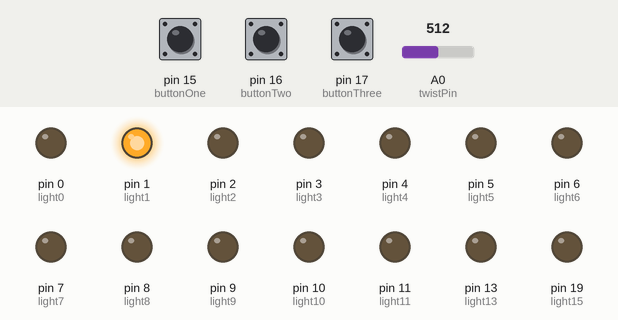
The sketch below on a simulated Arduino Uno, built with avr-gcc and run on an emulated ATmega328P. On the bench: output pins drawn as LEDs (lit = HIGH). Inputs (shaded band) come from the test bench; at power-on: A0 (twistPin) = 512, pin 16 (buttonTwo) HIGH, pin 15 (buttonOne) HIGH, pin 17 (buttonThree) HIGH.

Above: at 1.2 s.
1.3 s: A0 (twistPin) set to 347
2.8 s: A0 (twistPin) set to 325
At 3.8 s:
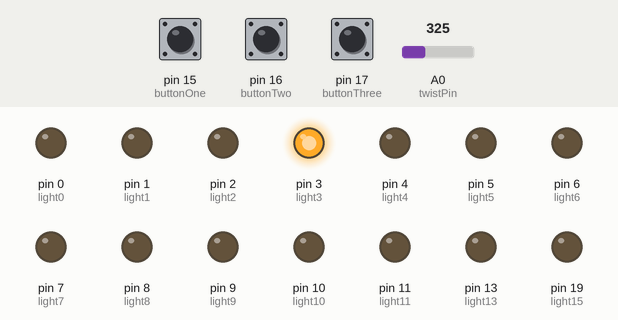
4.3 s: A0 (twistPin) set to 511
At 5.3 s:
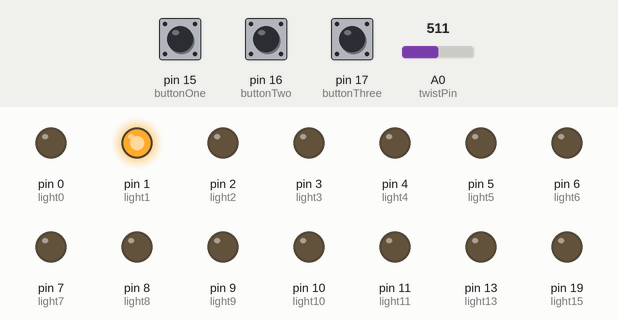
5.8 s: pin 16 (buttonTwo) pulled LOW for 0.15 s
At 7.2 s:
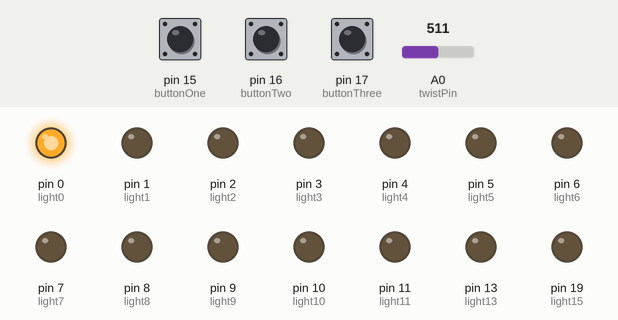
8.9 s: A0 (twistPin) set to 306
At 14.8 s:
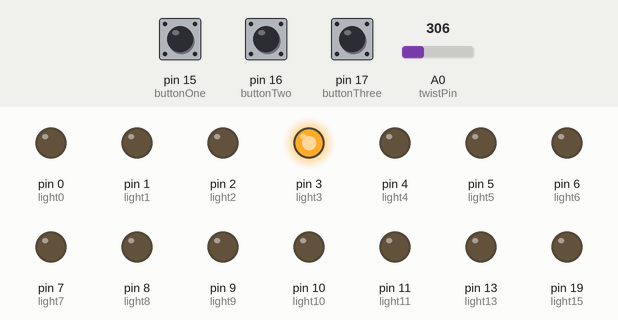
Timing chart, 0 to 15.3 s (numbered marks = the images above; inputs shaded):
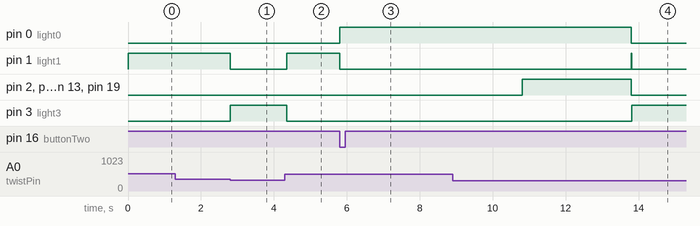

The sketch:

hastighetsspel_1.ino
```cpp
int light0 = 0; //vi ger var sin lampa i vår 4x4 grid en variabel för dess portar
int light1 = 1;
int light2 = 2;
int light3 = 3;
int light4 = 4;
int light5 = 5;
int light6 = 6;
int light7 = 7;
int light8 = 8;
int light9 = 9;
int light10 = 10;
int light11 = 11;
int light12 = 12;
int light13 = 13;
int light14 = 18;
int light15 = 19;

int twistPin = A0; //porten för rotary switchen

int buttonOne = 15; //portarna för de tre knapparna
int buttonTwo = 16;
int buttonThree = 17;

int rotValue; //variabler för väljaren
int rotStatus;
int lastStatus;

int lastInputOne; //färdiga variabler för speedgame()
int lastInputTwo;
int lastInputStart;
int gameActive = 0;
int scoreOne;
int scoreTwo;


void setup() {
  pinMode(light0, OUTPUT);
  pinMode(light1, OUTPUT);
  pinMode(light2, OUTPUT);
  pinMode(light3, OUTPUT);
  pinMode(light4, OUTPUT);
  pinMode(light5, OUTPUT);
  pinMode(light6, OUTPUT);
  pinMode(light7, OUTPUT);
  pinMode(light8, OUTPUT);
  pinMode(light9, OUTPUT);
  pinMode(light10, OUTPUT);
  pinMode(light11, OUTPUT);
  pinMode(light12, OUTPUT);
  pinMode(light13, OUTPUT);
  pinMode(light14, OUTPUT);
  pinMode(light15, OUTPUT);

  pinMode(buttonOne, INPUT_PULLUP);
  pinMode(buttonTwo, INPUT_PULLUP);
  pinMode(buttonThree, INPUT_PULLUP);

  //Serial.begin(9600); //alla Serial-kommandon är kommenterade pga vi använder portarna 0 och 1 för ljus
}

void loop() {
  rotValue = analogRead(twistPin); //variablen rotValue visar analogvärdet
  rotStatus = map(rotValue, 0, 1023, 0, 3); //och rotStatus mappar den till 4 olika värden från 0 till 3

    if(rotStatus == 0) { //vi testar för switchens 4 olika värden
      turnOff(); //programmets "Off-mode"
    }

    if(rotStatus == 1) {
      speedGame(); //det första spelet, ett enkelt snabbhetstest med 2 spelare
    }

    if(rotStatus == 2) {
      memoryGame(); //inte ännu gjort minnespel
    }

    if(rotStatus == 2) {
      reactionGame(); //inte ännu gjort reaktionspel
    }
    //Serial.println(rotStatus);
    delay(10); //en liten delay för att sakta ner serialmonitorn vid testing
  }

void turnOff() { //denna funktion släcker alla ljus förutom en, som indikerar att inget spel är aktivt
  digitalWrite(light0, LOW);
  digitalWrite(light1, LOW);
  digitalWrite(light2, LOW);
  digitalWrite(light3, HIGH);
  digitalWrite(light4, LOW);
  digitalWrite(light5, LOW);
  digitalWrite(light6, LOW);
  digitalWrite(light7, LOW);
  digitalWrite(light8, LOW);
  digitalWrite(light9, LOW);
  digitalWrite(light10, LOW);
  digitalWrite(light11, LOW);
  digitalWrite(light12, LOW);
  digitalWrite(light13, LOW);
  digitalWrite(light14, LOW);
  digitalWrite(light15, LOW);

  //Serial.print("Off.");
  delay(100);
}

void speedGame() { //det första spelet i programmet

  int inputOne = digitalRead(buttonOne); //vi ger varje knapp var sin variabel
  int inputTwo = digitalRead(buttonThree);
  int startButton = digitalRead(buttonTwo);

  //Serial.println(inputOne);
  //Serial.println(inputTwo);
  //Serial.println(startButton);

  if(lastInputStart != startButton) { //if-satsen inverterar gameActive-variabeln från 0 till 1 och från 1 till 0 när knappen trycks
      if(startButton == 0) {
        gameActive = !gameActive;
        //Serial.println(gameActive);
      }
    lastInputStart = startButton;
  }

  if(gameActive == 1) { //testar för om startknappen har tryckts
    digitalWrite(light0, HIGH); //byter ljus för att visa att spelet är i gång
    digitalWrite(light1, LOW);

    if(lastInputOne != inputOne) { //varje klick av knappen adderar +1 till score-variablerna för var sin spelare
      if(inputOne == 0) {
        scoreOne = scoreOne + 1;
        //Serial.println(scoreOne);
      }
      lastInputOne = inputOne;
    }

    if(lastInputTwo != inputTwo) {
      if(inputTwo == 0) {
        scoreTwo = scoreTwo + 1;
        //Serial.println(scoreTwo);
      }
      lastInputTwo = inputTwo;
    }
  }

  if(gameActive == 1) { //vi testar för spelets läge efter 5 sekunder och tänder den vinnande sidans ljus

    delay(5000);

    if(scoreOne > scoreTwo) {
      digitalWrite(light0, HIGH);
      digitalWrite(light1, HIGH);
      digitalWrite(light2, LOW);
      digitalWrite(light3, LOW);
      digitalWrite(light4, HIGH);
      digitalWrite(light5, HIGH);
      digitalWrite(light6, LOW);
      digitalWrite(light7, LOW);
      digitalWrite(light8, HIGH);
      digitalWrite(light9, HIGH);
      digitalWrite(light10, LOW);
      digitalWrite(light11, LOW);
      digitalWrite(light12, HIGH);
      digitalWrite(light13, HIGH);
      digitalWrite(light14, LOW);
      digitalWrite(light15, LOW);
    }

    if(scoreTwo > scoreOne) {
      digitalWrite(light0, LOW);
      digitalWrite(light1, LOW);
      digitalWrite(light2, HIGH);
      digitalWrite(light3, HIGH);
      digitalWrite(light4, LOW);
      digitalWrite(light5, LOW);
      digitalWrite(light6, HIGH);
      digitalWrite(light7, HIGH);
      digitalWrite(light8, LOW);
      digitalWrite(light9, LOW);
      digitalWrite(light10, HIGH);
      digitalWrite(light11, HIGH);
      digitalWrite(light12, LOW);
      digitalWrite(light13, LOW);
      digitalWrite(light14, HIGH);
      digitalWrite(light15, HIGH);
    }

    if(scoreOne == scoreTwo) { //om spelet blir jämnt tänds var andra lampa på brädet
      digitalWrite(light0, HIGH);
      digitalWrite(light1, LOW);
      digitalWrite(light2, HIGH);
      digitalWrite(light3, LOW);
      digitalWrite(light4, LOW);
      digitalWrite(light5, HIGH);
      digitalWrite(light6, LOW);
      digitalWrite(light7, HIGH);
      digitalWrite(light8, HIGH);
      digitalWrite(light9, LOW);
      digitalWrite(light10, HIGH);
      digitalWrite(light11, LOW);
      digitalWrite(light12, LOW);
      digitalWrite(light13, HIGH);
      digitalWrite(light14, LOW);
      digitalWrite(light15, HIGH);
    }

    delay(3000); //efter att ljusen har visats för 3 sekunder sätts spelet i det oaktiva läget och ställs om
    gameActive = 0;
  }

  if(gameActive == 0) { //när spelet är i oaktivt läge släcks alla ljus förutom statusljuset och poängen ställs om
    scoreOne = 0;
    scoreTwo = 0;
    digitalWrite(light0, LOW);
    digitalWrite(light1, HIGH);
    digitalWrite(light2, LOW);
    digitalWrite(light3, LOW);
    digitalWrite(light4, LOW);
    digitalWrite(light5, LOW);
    digitalWrite(light6, LOW);
    digitalWrite(light7, LOW);
    digitalWrite(light8, LOW);
    digitalWrite(light9, LOW);
    digitalWrite(light10, LOW);
    digitalWrite(light11, LOW);
    digitalWrite(light12, LOW);
    digitalWrite(light13, LOW);
    digitalWrite(light14, LOW);
    digitalWrite(light15, LOW);
  }

}

void memoryGame() { //färdiga definitioner för andra spel man kunde programmera

}

void reactionGame() {

}
```

Measured:
- the behaviour switches between 341 and 340 on A0 (twistPin) (found by bisection; images 0 and 1)
- after the input at 1.3 s, every drawn part: stays the same
- after the input at 2.8 s, pin 1 (light1): HIGH → LOW at once; pin 3 (light3): LOW → HIGH at once
- after the input at 4.3 s, pin 1 (light1): LOW → HIGH after 0.05 s; pin 3 (light3): HIGH → LOW after 0.05 s
- after the input at 5.8 s, pin 0 (light0): LOW → HIGH at once; pin 1 (light1): HIGH → LOW at once
- after the input at 8.9 s, pin 3 (light3): LOW → HIGH after 4.9 s
